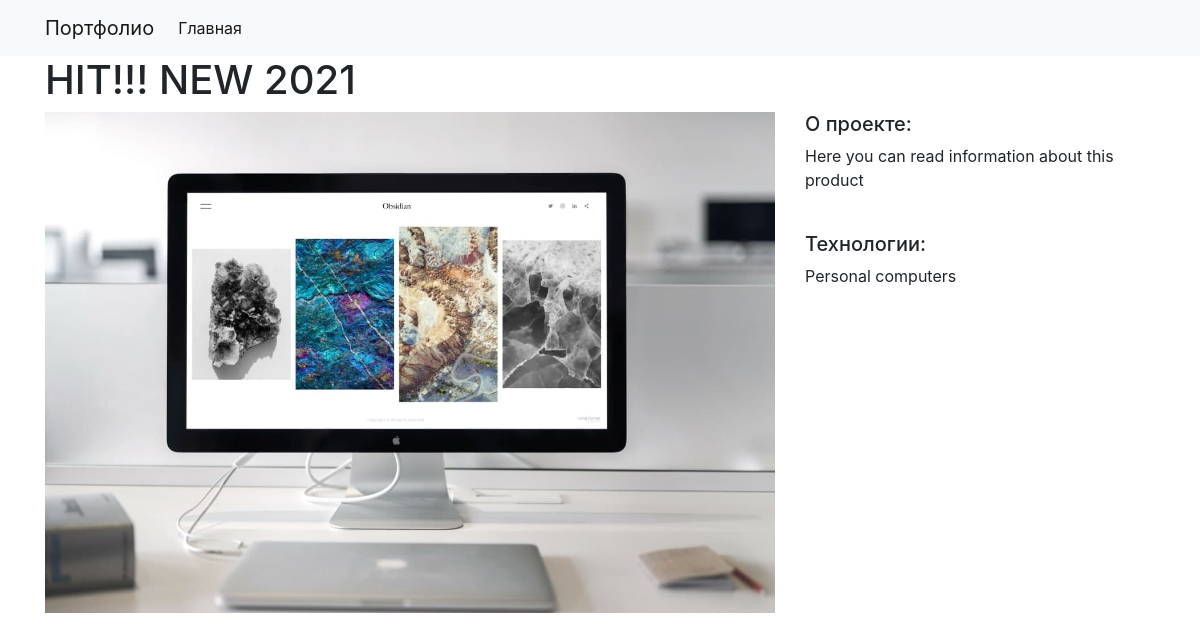
Page /projects3/ on the committed database.
### project/models.py (models this page shows)
class Project(models.Model):
    title = models.CharField(max_length=100)
    description = models.TextField()
    technology = models.CharField(max_length=20)
    image = models.FileField(upload_to='img/')

### project/views.py (the view)
# urls.py: path('<int:pk>/', views.project_detail, name='project_detail'),
def project_detail(request, pk):
    project = Project.objects.get(pk=pk)
    context = {
        'project': project
    }
    return render(request, 'project_detail.html', context)

### project/templates/project_detail.html
{% extends "base.html" %}
{% load static %}
{% block page_content %}
<h1>{{ project.title }}</h1>
<div class="row">
    <div class="col-md-8">
        <img src="{% static project.image %}" alt="" width="100%">
    </div>
    <div class="col-md-4">
        <h5>О проекте:</h5>
        <p>{{ project.description }}</p>
        <br>
        <h5>Технологии:</h5>
        <p>{{ project.technology }}</p>
    </div>
</div>
{% endblock %}

### rows in the picture
Project: title "HIT!!! NEW 2021", image (picture), description "Here you can read information about this product", technology "Personal computers"
